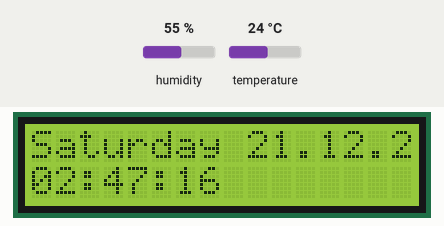
Recording of a sketch running on a simulated Arduino Uno, built with avr-gcc and run on an emulated ATmega328P. On the bench: 16×2 character LCD. The test bench sets the inputs (shaded band); at power-on: humidity 55 %, temperature 24 °C. The local clock reads 2024-03-15 10:24:30 at power-on unless the sketch sets it; what the sketch prints to the serial monitor is not drawn.

Above: at 16.4 s.
16.5 s: humidity set to 22 %
At 21.0 s:
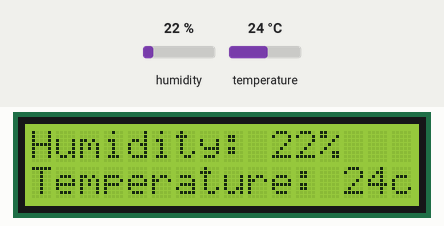
31.7 s: temperature set to 12 °C
At 41.9 s:
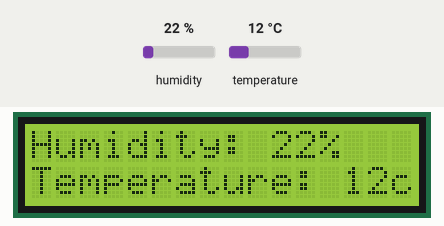
46.9 s: temperature set to 19 °C
At 61.7 s:
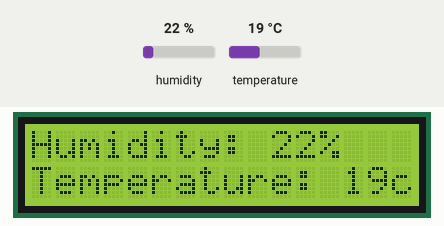
Timing chart, 0 to 63.2 s (numbered marks = the images above; inputs shaded):
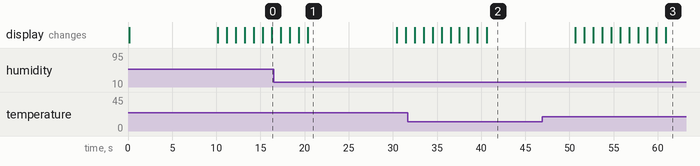

Measured:
- what the display in image 1 shows lasts 10.0 s, from 20.4 s to 30.4 s

The sketch:

Clock_and_weather_with_display.ino
```cpp
#include <Wire.h>
#include <LiquidCrystal_I2C.h>
#include <DS1302.h>

#include "dht.h"
#define dht_apin A0 // Humidity sensor pins = A0

dht DHT;
LiquidCrystal_I2C lcd(0x27, 16, 2); // Display pins = A4, A5
DS1302 rtc(2, 3, 4); // Time pins = 2, 3, 4

void setup() {
  rtc.halt(false);
  rtc.writeProtect(false);

  Serial.begin(9600);
  lcd.begin();

  // Set initial time
  rtc.setDOW(FRI);
  rtc.setTime(02, 47, 0);
  rtc.setDate(21, 12, 2019);
}

void loop() {

  DHT.read11(dht_apin); // Read measurements

  // Serial print time
  Serial.print(rtc.getDOWStr());
  Serial.print(" - ");
  Serial.print(rtc.getDateStr());
  Serial.print(" - ");
  Serial.println(rtc.getTimeStr());

  // Serial print weather
  Serial.print(DHT.temperature);
  Serial.println(DHT.humidity);

  lcd.setCursor(0,0); // Reset the cursor to top left

  // Display humidity
  lcd.print("Humidity: ");
  lcd.print(round(DHT.humidity));
  lcd.print("%   ");

  lcd.setCursor(0,1); // Change line

  // Display temperature
  lcd.print("Temperature: ");
  lcd.print(round(DHT.temperature));
  lcd.print("c");

  delay(10000); // Add a 10 seconds delay

  lcd.setCursor(0,0); // Start at top again

  // Display date
  lcd.print(rtc.getDOWStr());
  lcd.print(" ");
  lcd.print(rtc.getDateStr());

  // Display time for 10 seconds
  for ( int i = 0; i < 10; i += 1 ) {

    lcd.setCursor(0,1); // Go to the bottom line

    lcd.print(rtc.getTimeStr());
    lcd.print("        ");

    delay(1000);
  }
}
```
